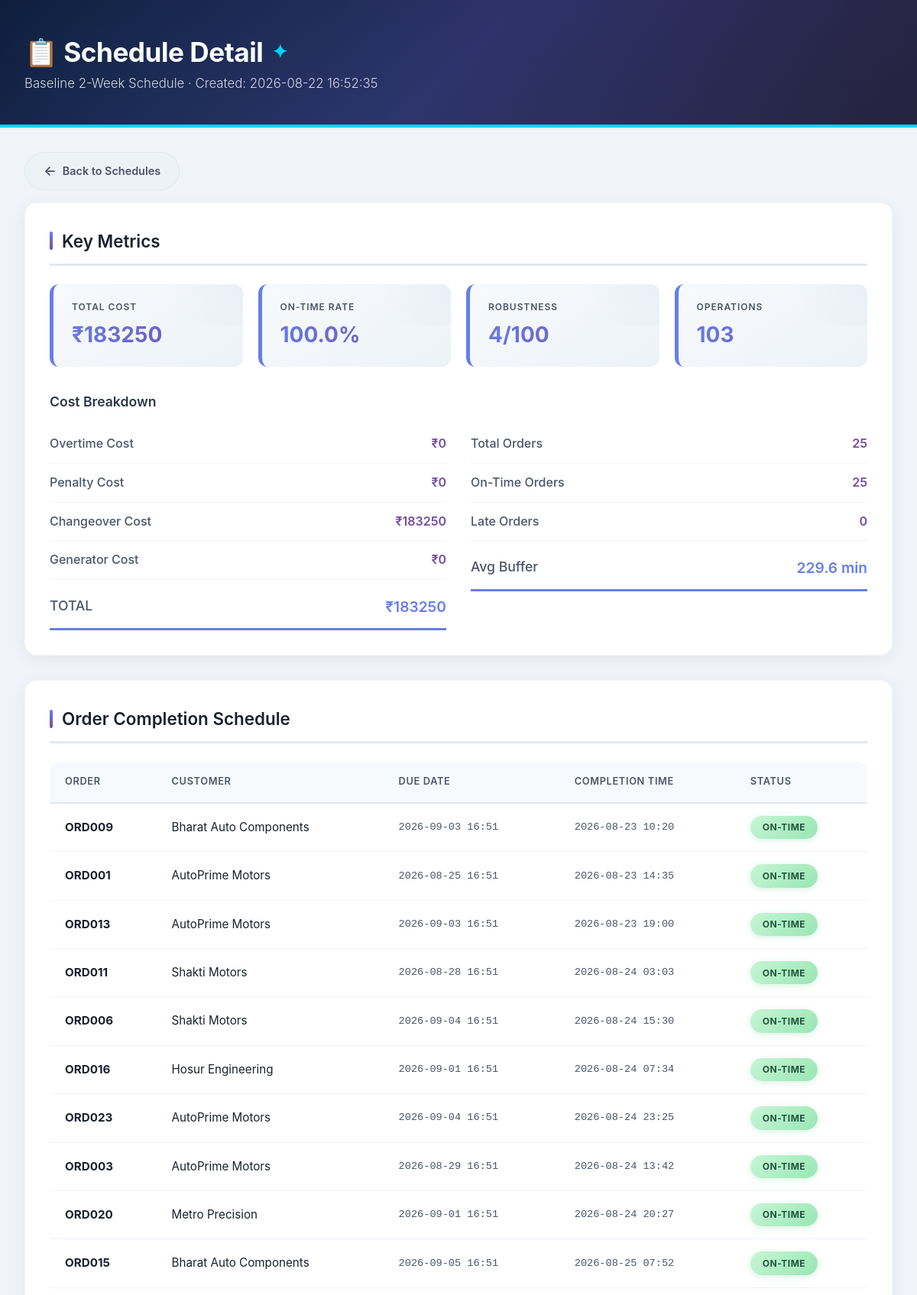
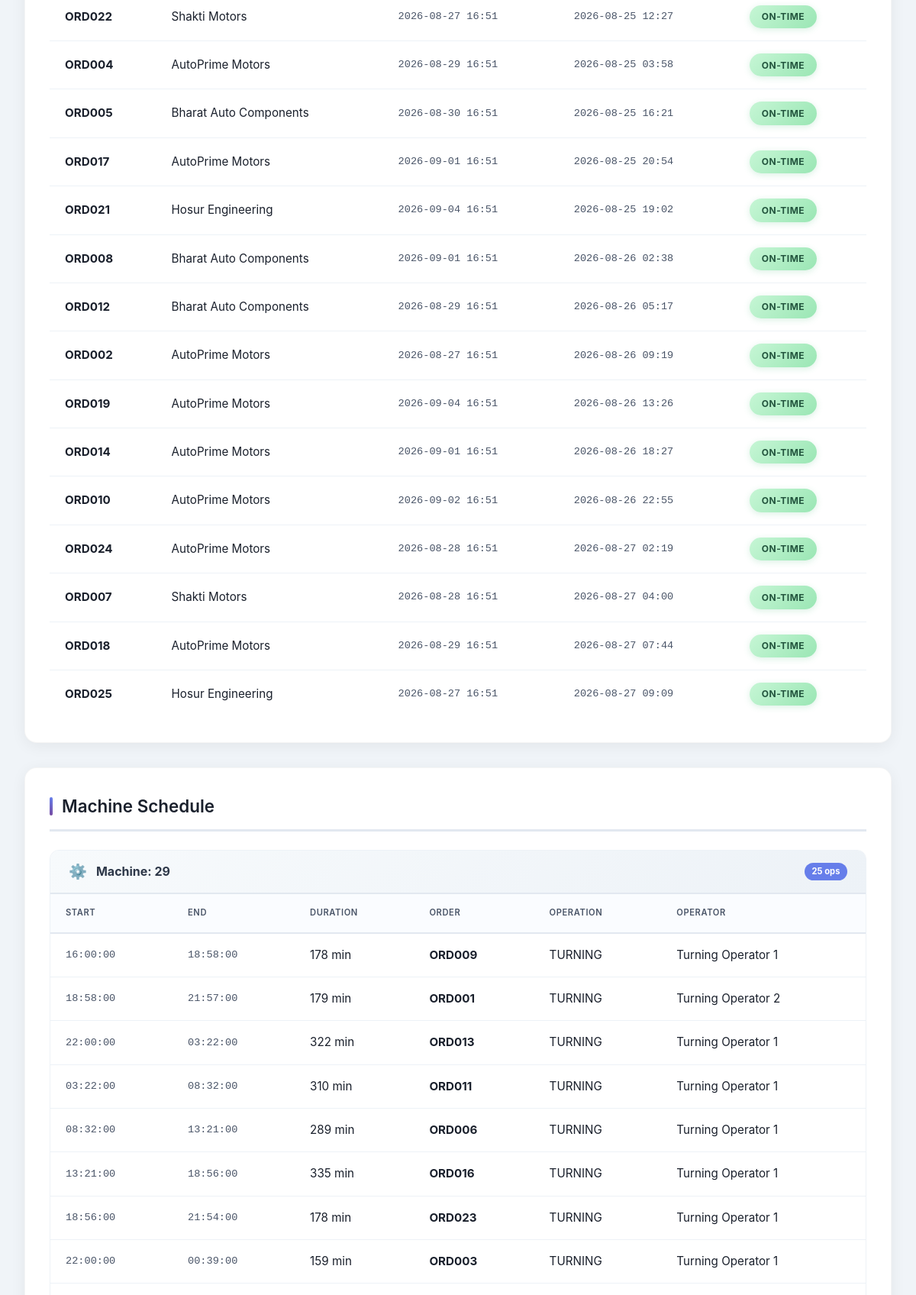
Screenshot of /schedules/1/ (upper part) with the database file from the repository (2 pictures, top to bottom).
### scheduler/models.py (models this page shows, shortened)
class Schedule(models.Model):
    STRATEGY_CHOICES = [
        ("CHEAPEST", "Cheapest"),
        ("ONTIME", "Most On-Time"),
        ("ROBUST", "Most Robust"),
    ]
    name = models.CharField(
        max_length=100
    )
    strategy = models.CharField(
        max_length=20,
        choices=STRATEGY_CHOICES
    )
    created_at = models.DateTimeField(
        auto_now_add=True
    )
    overtime_cost = models.DecimalField(
        max_digits=12,
        decimal_places=2,
        default=0
    )
    penalty_cost = models.DecimalField(
        max_digits=12,
        decimal_places=2,
        default=0
    )
    changeover_cost = models.DecimalField(
        max_digits=12,
        decimal_places=2,
        default=0
    )
    generator_cost = models.DecimalField(
        max_digits=12,
        decimal_places=2,
        default=0
    )
    total_cost = models.DecimalField(
        max_digits=12,
        decimal_places=2,
        default=0
    )

class Order(models.Model):
    STATUS_CHOICES = [
        ("OPEN", "Open"),
        ("IN_PROGRESS", "In Progress"),
        ("COMPLETED", "Completed"),
        ("LATE", "Late"),
    ]
    PRIORITY_CHOICES = [
        ("HIGH", "High"),
        ("MEDIUM", "Medium"),
        ("LOW", "Low"),
    ]
    order_number = models.CharField(
        max_length=30,
        unique=True
    )
    customer = models.ForeignKey(
        Customer,
        on_delete=models.CASCADE,
        related_name="orders"
    )
    part_number = models.CharField(
        max_length=50
    )
    quantity = models.IntegerField()
    due_date = models.DateTimeField()
    priority = models.CharField(
        max_length=10,
        choices=PRIORITY_CHOICES,
        default="MEDIUM"
    )
    status = models.CharField(
        max_length=20,
        choices=STATUS_CHOICES,
        default="OPEN"
    )
    material_available = models.BooleanField(
        default=True
    )
    material_available_from = models.DateTimeField(
        null=True,
        blank=True
    )
    created_at = models.DateTimeField(
        auto_now_add=True
    )

class Customer(models.Model):
    TIER_CHOICES = [
        (1, "Tier 1"),
        (2, "Tier 2"),
        (3, "Tier 3"),
    ]
    name = models.CharField(max_length=100)
    tier = models.IntegerField(choices=TIER_CHOICES)
    revenue_share = models.DecimalField(
        max_digits=5,
        decimal_places=2,
        default=0
    )
    late_penalty_per_hour = models.DecimalField(
        max_digits=10,
        decimal_places=2,
        default=0
    )
    jit_customer = models.BooleanField(default=False)

class ScheduledOperation(models.Model):
    schedule = models.ForeignKey(
        Schedule,
        on_delete=models.CASCADE,
        related_name="scheduled_operations"
    )
    operation = models.ForeignKey(
        Operation,
        on_delete=models.CASCADE
    )
    machine = models.ForeignKey(
        Machine,
        on_delete=models.CASCADE
    )
    operator = models.ForeignKey(
        Operator,
        on_delete=models.SET_NULL,
        null=True,
        blank=True
    )
    start_time = models.DateTimeField()
    end_time = models.DateTimeField()
    setup_minutes = models.PositiveIntegerField(
        default=0
    )
    overtime = models.BooleanField(
        default=False
    )

class Operation(models.Model):
    OPERATION_TYPES = [
        ("TURNING", "Turning"),
        ("MILLING", "Milling"),
        ("DRILLING", "Drilling"),
        ("GRINDING", "Grinding"),
        ("INSPECTION", "Inspection"),
    ]
    order = models.ForeignKey(
        Order,
        on_delete=models.CASCADE,
        related_name="operations"
    )
    sequence = models.PositiveIntegerField()
    operation_type = models.CharField(
        max_length=20,
        choices=OPERATION_TYPES
    )
    duration_minutes = models.PositiveIntegerField()
    setup_family = models.CharField(
        max_length=20
    )
    required_skill = models.CharField(
        max_length=50
    )
    eligible_machines = models.ManyToManyField(
        Machine,
        related_name="operations"
    )

class Operator(models.Model):
    name = models.CharField(max_length=100)
    employee_id = models.CharField(
        max_length=20,
        unique=True
    )
    skills = models.JSONField(
        default=list
    )
    can_work_overtime = models.BooleanField(
        default=True
    )
    active = models.BooleanField(default=True)

### scheduler/views.py (the view)
class ScheduleDetailView(DetailView):
    model = Schedule
    template_name = "scheduler/schedule_detail.html"
    context_object_name = "schedule"
    def get_context_data(self, **kwargs):
        context = super().get_context_data(**kwargs)
        schedule = self.object
        operations = (
            schedule.scheduled_operations.all()
            .select_related(
                "machine",
                "operator",
                "operation__order",
            )
            .order_by("machine_id", "start_time")
        )
        machine_schedule = {}
        for op in operations:
            machine_id = op.machine_id
            if machine_id not in machine_schedule:
                machine_schedule[machine_id] = []
            machine_schedule[machine_id].append(op)
        context["machine_schedule"] = machine_schedule
        costs = calculate_total_cost(schedule)
        context["costs"] = costs
        ontime = calculate_ontime_metrics(schedule)
        context["ontime_metrics"] = ontime
        robustness = calculate_robustness_metrics(schedule)
        context["robustness_metrics"] = robustness
        orders_completed = {}
        for op in operations:
            order = op.operation.order
            order_id = order.id
            if order_id not in orders_completed:
                orders_completed[order_id] = {
                    "order": order,
                    "completion_time": op.end_time,
                }
            else:
                if (
                    op.end_time >
                    orders_completed[order_id][
                        "completion_time"
                    ]
                ):
                    orders_completed[order_id][
                        "completion_time"
                    ] = op.end_time
        context["orders_completed"] = list(
            orders_completed.values()
        )
        return context

### scheduler/services/cost_calculator.py (called while the page is built, shortened)
def calculate_overtime_cost(schedule):
    overtime_cost = Decimal("0")
    night_shift_cost = Decimal("0")
    for scheduled_op in schedule.scheduled_operations.all():
        duration_hours = (
            Decimal(scheduled_op.end_time.timestamp() -
                    scheduled_op.start_time.timestamp()) / 3600
        )
    return {
        "overtime_cost": overtime_cost,
        "night_shift_cost": night_shift_cost,
        "total": overtime_cost + night_shift_cost,
    }

def calculate_generator_cost(schedule, power_cut_hours=0):
    generator_cost = (
        Decimal(power_cut_hours) *
        GENERATOR_HOURLY_COST
    )
    return {
        "generator_cost": generator_cost,
        "hours": power_cut_hours,
        "total": generator_cost,
    }

### scheduler/templates/scheduler/schedule_detail.html (shortened to what this page needs)
{% load static %}
<!DOCTYPE html>
<html lang="en">
    <head>
    </head>
    <body>
        <div class="header">
            <h1>📋 Schedule Detail</h1>
            <p>{{ schedule.name }} · Created: {{ schedule.created_at|date:"Y-m-d H:i:s" }}</p>
        </div>
        <div class="container">
            <a href="{% url 'scheduler:schedule_list' %}" class="btn btn-back">Back to Schedules</a>
            <div class="section">
                <h2>Key Metrics</h2>
                <div class="metrics-grid">
                    <div class="metric">
                        <div class="metric-label">Total Cost</div>
                        <div class="metric-value">₹{{ costs.total_cost|floatformat:0 }}</div>
                    </div>
                    <div class="metric">
                        <div class="metric-label">On-Time Rate</div>
                        <div class="metric-value">{{ ontime_metrics.on_time_percent|floatformat:1 }}%</div>
                    </div>
                    <div class="metric">
                        <div class="metric-label">Robustness</div>
                        <div class="metric-value">{{ robustness_metrics.robustness_score|floatformat:0 }}/100</div>
                    </div>
                    <div class="metric">
                        <div class="metric-label">Operations</div>
                        <div class="metric-value">{{ schedule.scheduled_operations.count }}</div>
                    </div>
                </div>
                <h3>Cost Breakdown</h3>
                <div class="cost-section">
                    <div>
                        <div class="cost-item">
                            <span class="cost-label">Overtime Cost</span>
                            <span class="cost-value">₹{{ costs.overtime.total|floatformat:0 }}</span>
                        </div>
                        <div class="cost-item">
                            <span class="cost-label">Penalty Cost</span>
                            <span class="cost-value">₹{{ costs.penalties.total|floatformat:0 }}</span>
                        </div>
                        <div class="cost-item">
                            <span class="cost-label">Changeover Cost</span>
                            <span class="cost-value">₹{{ costs.changeovers.total|floatformat:0 }}</span>
                        </div>
                        <div class="cost-item">
                            <span class="cost-label">Generator Cost</span>
                            <span class="cost-value">₹{{ costs.generator.total|floatformat:0 }}</span>
                        </div>
                        <div class="cost-item">
                            <span class="cost-label">TOTAL</span>
                            <span class="cost-value">₹{{ costs.total_cost|floatformat:0 }}</span>
                        </div>
                    </div>
                    <div>
                        <div class="cost-item">
                            <span class="cost-label">Total Orders</span>
                            <span class="cost-value">{{ ontime_metrics.total_orders }}</span>
                        </div>
                        <div class="cost-item">
                            <span class="cost-label">On-Time Orders</span>
                            <span class="cost-value">{{ ontime_metrics.on_time_orders }}</span>
                        </div>
                        <div class="cost-item">
                            <span class="cost-label">Late Orders</span>
                            <span class="cost-value">{{ ontime_metrics.late_orders }}</span>
                        </div>
                        <div class="cost-item">
                            <span class="cost-label">Avg Buffer</span>
                            <span class="cost-value">{{ robustness_metrics.avg_buffer_minutes|floatformat:1 }} min</span>
                        </div>
                    </div>
                </div>
            </div>
            <div class="section">
                <h2>Order Completion Schedule</h2>
                {% if orders_completed %}
                <div class="table-wrapper">
                    <table>
                        <thead>
                            <tr>
                                <th>Order</th>
                                <th>Customer</th>
                                <th>Due Date</th>
                                <th>Completion Time</th>
                                <th>Status</th>
                            </tr>
                        </thead>
                        <tbody>
                            {% for oc in orders_completed %}
                            <tr>
                                <td><strong>{{ oc.order.order_number }}</strong></td>
                                <td>{{ oc.order.customer.name }}</td>
                                <td class="time">{{ oc.order.due_date|date:"Y-m-d H:i" }}</td>
                                <td class="time">{{ oc.completion_time|date:"Y-m-d H:i" }}</td>
                                <td>
                                    {% if oc.completion_time <= oc.order.due_date %} <span class="status-badge status-on-time">On-Time</span>
                                        {% else %}
                                        <span class="status-badge status-late">Late</span>
                                        {% endif %}
                                </td>
                            </tr>
                            {% endfor %}
                        </tbody>
                    </table>
                </div>
                {% else %}
                <div class="no-data">No operations scheduled</div>
                {% endif %}
            </div>
            <div class="section">
                <h2>Machine Schedule</h2>
                {% for machine_id, ops in machine_schedule.items %}
                <div class="machine-table">
                    <div class="machine-title">
                        Machine: {{ machine_id }}
                        <span>{{ ops|length }} ops</span>
                    </div>
                    <div class="table-wrapper">
                        <table>
                            <thead>
                                <tr>
                                    <th>Start</th>
                                    <th>End</th>
                                    <th>Duration</th>
                                    <th>Order</th>
                                    <th>Operation</th>
                                    <th>Operator</th>
                                </tr>
                            </thead>
                            <tbody>
                                {% for op in ops %}
                                <tr>
                                    <td class="time">{{ op.start_time|time:"H:i:s" }}</td>
                                    <td class="time">{{ op.end_time|time:"H:i:s" }}</td>
                                    <td>{{ op.operation.duration_minutes }} min</td>
                                    <td><strong>{{ op.operation.order.order_number }}</strong></td>
                                    <td>{{ op.operation.operation_type }}</td>
                                    <td>{{ op.operator.name|default:"—" }}</td>
                                </tr>
                                {% endfor %}
                            </tbody>
                        </table>
                    </div>
                </div>
                {% endfor %}
            </div>
        </div>
    </body>
</html>

### rows the page displays
Schedule: name "Baseline 2-Week Schedule", created_at "2026-08-22 16:52:35", total_cost "183250", scheduled_operations.count "103", overtime.total "0", penalties.total "0", changeovers.total "183250", generator.total "0"
Order: order.order_number "ORD009", order.customer.name "Bharat Auto Components", order.due_date "2026-09-03 16:51", completion_time "2026-08-23 10:20", shows "ON-TIME"
Order: order.order_number "ORD001", order.customer.name "AutoPrime Motors", order.due_date "2026-08-25 16:51", completion_time "2026-08-23 14:35", shows "ON-TIME"
Order: order.order_number "ORD013", order.customer.name "AutoPrime Motors", order.due_date "2026-09-03 16:51", completion_time "2026-08-23 19:00", shows "ON-TIME"
Order: order.order_number "ORD011", order.customer.name "Shakti Motors", order.due_date "2026-08-28 16:51", completion_time "2026-08-24 03:03", shows "ON-TIME"
Order: order.order_number "ORD006", order.customer.name "Shakti Motors", order.due_date "2026-09-04 16:51", completion_time "2026-08-24 15:30", shows "ON-TIME"
Order: order.order_number "ORD016", order.customer.name "Hosur Engineering", order.due_date "2026-09-01 16:51", completion_time "2026-08-24 07:34", shows "ON-TIME"
Order: order.order_number "ORD023", order.customer.name "AutoPrime Motors", order.due_date "2026-09-04 16:51", completion_time "2026-08-24 23:25", shows "ON-TIME"
Order: order.order_number "ORD003", order.customer.name "AutoPrime Motors", order.due_date "2026-08-29 16:51", completion_time "2026-08-24 13:42", shows "ON-TIME"
Order: order.order_number "ORD020", order.customer.name "Metro Precision", order.due_date "2026-09-01 16:51", completion_time "2026-08-24 20:27", shows "ON-TIME"
Order: order.order_number "ORD015", order.customer.name "Bharat Auto Components", order.due_date "2026-09-05 16:51", completion_time "2026-08-25 07:52", shows "ON-TIME"
Order: order.order_number "ORD022", order.customer.name "Shakti Motors", order.due_date "2026-08-27 16:51", completion_time "2026-08-25 12:27", shows "ON-TIME"
Order: order.order_number "ORD004", order.customer.name "AutoPrime Motors", order.due_date "2026-08-29 16:51", completion_time "2026-08-25 03:58", shows "ON-TIME"
Order: order.order_number "ORD005", order.customer.name "Bharat Auto Components", order.due_date "2026-08-30 16:51", completion_time "2026-08-25 16:21", shows "ON-TIME"
Order: order.order_number "ORD017", order.customer.name "AutoPrime Motors", order.due_date "2026-09-01 16:51", completion_time "2026-08-25 20:54", shows "ON-TIME"
Order: order.order_number "ORD021", order.customer.name "Hosur Engineering", order.due_date "2026-09-04 16:51", completion_time "2026-08-25 19:02", shows "ON-TIME"
Order: order.order_number "ORD008", order.customer.name "Bharat Auto Components", order.due_date "2026-09-01 16:51", completion_time "2026-08-26 02:38", shows "ON-TIME"
Order: order.order_number "ORD012", order.customer.name "Bharat Auto Components", order.due_date "2026-08-29 16:51", completion_time "2026-08-26 05:17", shows "ON-TIME"
Order: order.order_number "ORD002", order.customer.name "AutoPrime Motors", order.due_date "2026-08-27 16:51", completion_time "2026-08-26 09:19", shows "ON-TIME"
Order: order.order_number "ORD019", order.customer.name "AutoPrime Motors", order.due_date "2026-09-04 16:51", completion_time "2026-08-26 13:26", shows "ON-TIME"
Order: order.order_number "ORD014", order.customer.name "AutoPrime Motors", order.due_date "2026-09-01 16:51", completion_time "2026-08-26 18:27", shows "ON-TIME"
Order: order.order_number "ORD010", order.customer.name "AutoPrime Motors", order.due_date "2026-09-02 16:51", completion_time "2026-08-26 22:55", shows "ON-TIME"
Order: order.order_number "ORD024", order.customer.name "AutoPrime Motors", order.due_date "2026-08-28 16:51", completion_time "2026-08-27 02:19", shows "ON-TIME"
Order: order.order_number "ORD007", order.customer.name "Shakti Motors", order.due_date "2026-08-28 16:51", completion_time "2026-08-27 04:00", shows "ON-TIME"
Order: order.order_number "ORD018", order.customer.name "AutoPrime Motors", order.due_date "2026-08-29 16:51", completion_time "2026-08-27 07:44", shows "ON-TIME"
Order: order.order_number "ORD025", order.customer.name "Hosur Engineering", order.due_date "2026-08-27 16:51", completion_time "2026-08-27 09:09", shows "ON-TIME"
ScheduledOperation: start_time "16:00:00", end_time "18:58:00", operation.duration_minutes "178", operation.order.order_number "ORD009", operation.operation_type "TURNING", operator.name "Turning Operator 1"
ScheduledOperation: start_time "18:58:00", end_time "21:57:00", operation.duration_minutes "179", operation.order.order_number "ORD001", operation.operation_type "TURNING", operator.name "Turning Operator 2"
ScheduledOperation: start_time "22:00:00", end_time "03:22:00", operation.duration_minutes "322", operation.order.order_number "ORD013", operation.operation_type "TURNING", operator.name "Turning Operator 1"
ScheduledOperation: start_time "03:22:00", end_time "08:32:00", operation.duration_minutes "310", operation.order.order_number "ORD011", operation.operation_type "TURNING", operator.name "Turning Operator 1"
ScheduledOperation: start_time "08:32:00", end_time "13:21:00", operation.duration_minutes "289", operation.order.order_number "ORD006", operation.operation_type "TURNING", operator.name "Turning Operator 1"
ScheduledOperation: start_time "13:21:00", end_time "18:56:00", operation.duration_minutes "335", operation.order.order_number "ORD016", operation.operation_type "TURNING", operator.name "Turning Operator 1"
ScheduledOperation: start_time "18:56:00", end_time "21:54:00", operation.duration_minutes "178", operation.order.order_number "ORD023", operation.operation_type "TURNING", operator.name "Turning Operator 1"
ScheduledOperation: start_time "22:00:00", end_time "00:39:00", operation.duration_minutes "159", operation.order.order_number "ORD003", operation.operation_type "TURNING", operator.name "Turning Operator 1"

### other values shown
{{ ontime_metrics.on_time_percent|floatformat:1 }} "100.0"
{{ robustness_metrics.robustness_score|floatformat:0 }} "4"
{{ ontime_metrics.total_orders }} "25"
{{ ontime_metrics.on_time_orders }} "25"
{{ ontime_metrics.late_orders }} "0"
{{ robustness_metrics.avg_buffer_minutes|floatformat:1 }} "229.6"
{{ machine_id }} "29"
{{ ops|length }} "25"
